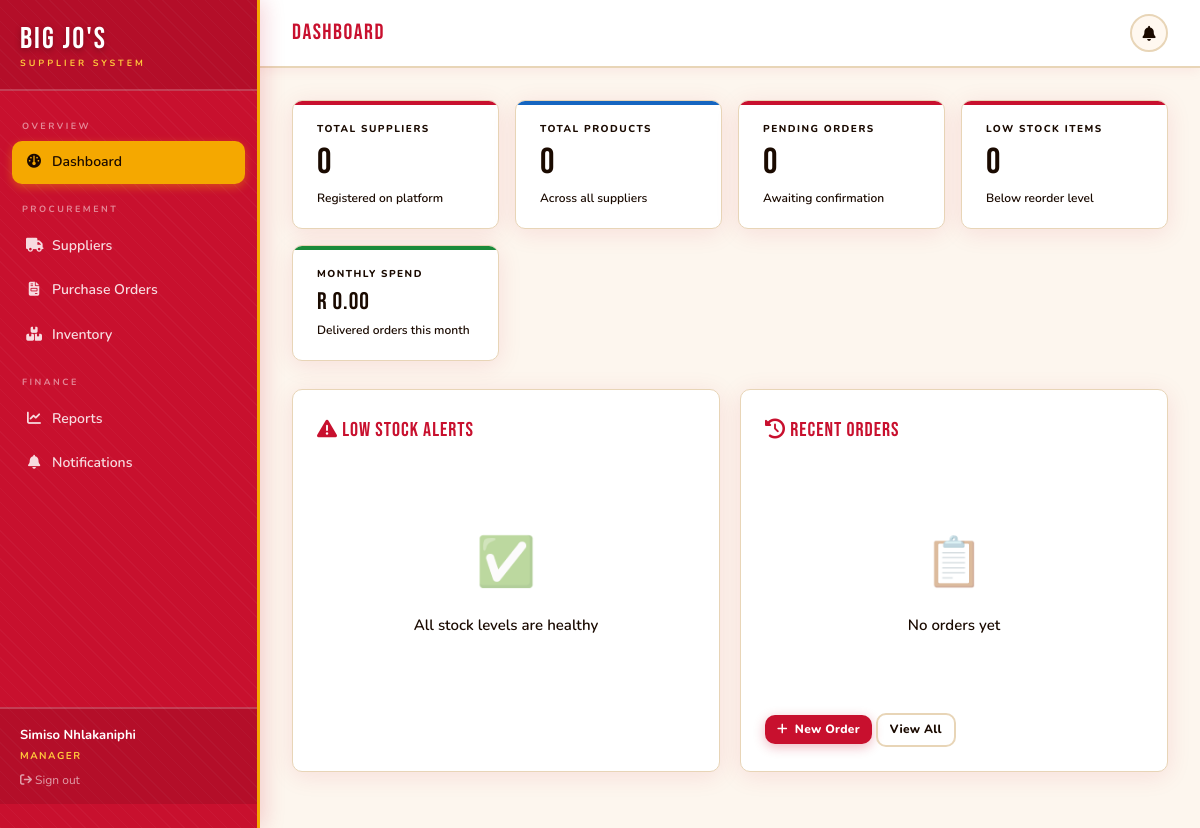
Page /manager/dashboard (signed in) on the earlier database version.
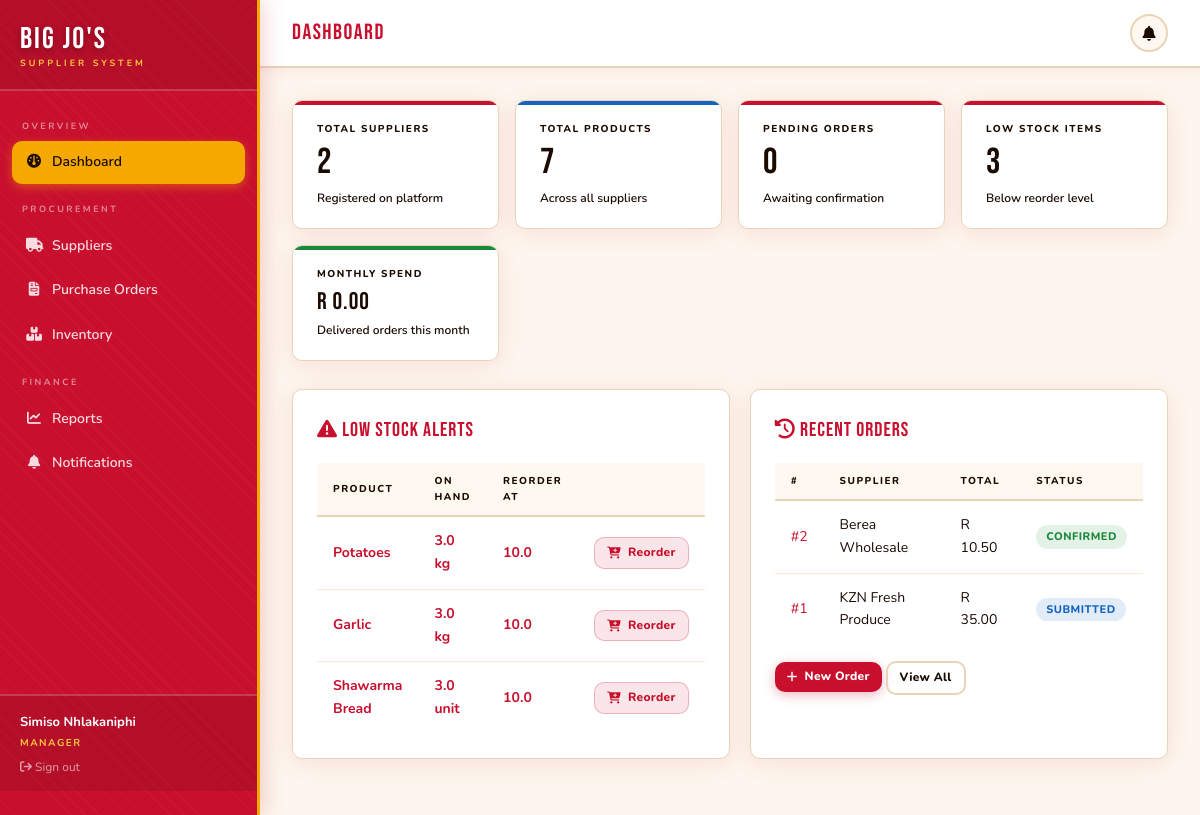
Same page on the later database version.
### app/models/__init__.py (models this page shows, shortened)
class User(UserMixin, db.Model):
    __tablename__ = 'user'
    id = db.Column(db.Integer, primary_key=True)
    name = db.Column(db.String(120), nullable=False)
    email = db.Column(db.String(120), unique=True, nullable=False)
    password_hash = db.Column(db.String(256), nullable=False)
    role = db.Column(db.String(20), nullable=False)  # manager / supplier / admin
    phone = db.Column(db.String(20))
    created_at = db.Column(db.DateTime, default=utc_now)
    supplier_profile = db.relationship('Supplier', backref='user', uselist=False)
    notifications = db.relationship('Notification', backref='user', lazy='dynamic')

class Inventory(db.Model):
    __tablename__ = 'inventory'
    id = db.Column(db.Integer, primary_key=True)
    product_id = db.Column(db.Integer, db.ForeignKey('product.id'), unique=True)
    qty_on_hand = db.Column(db.Float, default=0)
    reorder_level = db.Column(db.Float, default=5)
    last_restocked = db.Column(db.DateTime)

class Product(db.Model):
    __tablename__ = 'product'
    id = db.Column(db.Integer, primary_key=True)
    supplier_id = db.Column(db.Integer, db.ForeignKey('supplier.id'), nullable=False)
    name = db.Column(db.String(120), nullable=False)
    category = db.Column(db.String(80))
    unit_cost = db.Column(db.Float, nullable=False)
    unit_of_measure = db.Column(db.String(20), default='kg')
    shelf_life_days = db.Column(db.Integer, default=7)
    available = db.Column(db.Boolean, default=True)
    inventory = db.relationship('Inventory', backref='product', uselist=False)
    order_lines = db.relationship('OrderLine', backref='product', lazy='dynamic')

class PurchaseOrder(db.Model):
    __tablename__ = 'purchase_order'
    id = db.Column(db.Integer, primary_key=True)
    manager_id = db.Column(db.Integer, db.ForeignKey('user.id'), nullable=False)
    supplier_id = db.Column(db.Integer, db.ForeignKey('supplier.id'), nullable=False)
    order_date = db.Column(db.DateTime, default=utc_now)
    delivery_date = db.Column(db.DateTime)
    status = db.Column(db.String(30), default='Pending')
    total_amount = db.Column(db.Float, default=0)
    notes = db.Column(db.Text)
    manager = db.relationship('User', backref='orders_placed', foreign_keys=[manager_id])
    lines = db.relationship('OrderLine', backref='order', lazy='dynamic', cascade='all, delete-orphan')
    payment = db.relationship('Payment', backref='order', uselist=False)

class Supplier(db.Model):
    __tablename__ = 'supplier'
    id = db.Column(db.Integer, primary_key=True)
    user_id = db.Column(db.Integer, db.ForeignKey('user.id'), unique=True)
    company_name = db.Column(db.String(120), nullable=False)
    region = db.Column(db.String(100))
    rating = db.Column(db.Float, default=3.0)
    bank_details = db.Column(db.String(200))
    products = db.relationship('Product', backref='supplier', lazy='dynamic')
    orders = db.relationship('PurchaseOrder', backref='supplier', lazy='dynamic')

### app/manager/__init__.py (the view)
@bp.route('/dashboard')
@manager_required
def dashboard():
    total_suppliers = Supplier.query.count()
    total_products = Product.query.count()
    pending_orders = PurchaseOrder.query.filter_by(status='Pending').count()
    low_stock = Inventory.query.filter(
        Inventory.qty_on_hand <= Inventory.reorder_level).all()
    recent_orders = PurchaseOrder.query.order_by(
        PurchaseOrder.order_date.desc()).limit(5).all()
    monthly_spend = db.session.query(
        db.func.sum(PurchaseOrder.total_amount)
    ).filter(
        PurchaseOrder.status == 'Delivered',
        db.extract('month', PurchaseOrder.order_date) == utc_now().month
    ).scalar() or 0
    notifications = Notification.query.filter_by(
        user_id=current_user.id, is_read=False).order_by(
        Notification.sent_at.desc()).limit(5).all()
    return render_template('manager/dashboard.html',
                           total_suppliers=total_suppliers,
                           total_products=total_products,
                           pending_orders=pending_orders,
                           low_stock=low_stock,
                           recent_orders=recent_orders,
                           monthly_spend=monthly_spend,
                           notifications=notifications)

### app/templates/manager/dashboard.html (shortened to what this page needs)
{% extends 'shared/dashboard_layout.html' %}
{% block page_title %}Dashboard{% endblock %}
{% block content %}
<div class="stat-grid">
  <div class="stat-card">
    <div class="stat-label">Total Suppliers</div>
    <div class="stat-value">{{ total_suppliers }}</div>
    <div class="stat-sub">Registered on platform</div>
  </div>
  <div class="stat-card blue">
    <div class="stat-label">Total Products</div>
    <div class="stat-value">{{ total_products }}</div>
    <div class="stat-sub">Across all suppliers</div>
  </div>
  <div class="stat-card">
    <div class="stat-label">Pending Orders</div>
    <div class="stat-value">{{ pending_orders }}</div>
    <div class="stat-sub">Awaiting confirmation</div>
  </div>
  <div class="stat-card red">
    <div class="stat-label">Low Stock Items</div>
    <div class="stat-value">{{ low_stock|length }}</div>
    <div class="stat-sub">Below reorder level</div>
  </div>
  <div class="stat-card green">
    <div class="stat-label">Monthly Spend</div>
    <div class="stat-value" style="font-size:24px;">R {{ "%.2f"|format(monthly_spend) }}</div>
    <div class="stat-sub">Delivered orders this month</div>
  </div>
</div>
<div style="display:grid;grid-template-columns:1fr 1fr;gap:20px;margin-bottom:24px;">
  <div class="card">
    <div class="card-title"><i class="fa-solid fa-triangle-exclamation" style="color:var(--red)"></i> Low Stock Alerts</div>
    {% if low_stock %}
      <div class="table-wrap">
        <table>
          <thead><tr><th>Product</th><th>On Hand</th><th>Reorder At</th><th></th></tr></thead>
          <tbody>
            {% for item in low_stock %}
            <tr class="low-stock">
              <td>{{ item.product.name }}</td>
              <td>{{ item.qty_on_hand }} {{ item.product.unit_of_measure }}</td>
              <td>{{ item.reorder_level }}</td>
              <td>
                <a href="{{ url_for('manager.new_order') }}" class="btn btn-danger btn-sm">
                  <i class="fa-solid fa-cart-plus"></i> Reorder
                </a>
              </td>
            </tr>
            {% endfor %}
          </tbody>
        </table>
      </div>
    {% else %}
      <div class="empty-state">
        <div class="icon">✅</div>
        <p>All stock levels are healthy</p>
      </div>
    {% endif %}
  </div>
  <div class="card">
    <div class="card-title"><i class="fa-solid fa-clock-rotate-left" style="color:var(--accent)"></i> Recent Orders</div>
    {% if recent_orders %}
      <div class="table-wrap">
        <table>
          <thead><tr><th>#</th><th>Supplier</th><th>Total</th><th>Status</th></tr></thead>
          <tbody>
            {% for order in recent_orders %}
            <tr>
              <td><a href="{{ url_for('manager.order_detail', order_id=order.id) }}" style="color:var(--accent)">#{{ order.id }}</a></td>
              <td>{{ order.supplier.company_name }}</td>
              <td>R {{ "%.2f"|format(order.total_amount) }}</td>
              <td><span class="pill pill-{{ order.status|lower }}">{{ order.status }}</span></td>
            </tr>
            {% endfor %}
          </tbody>
        </table>
      </div>
    {% else %}
      <div class="empty-state">
        <div class="icon">📋</div>
        <p>No orders yet</p>
      </div>
    {% endif %}
    <div style="margin-top:16px;">
      <a href="{{ url_for('manager.new_order') }}" class="btn btn-primary btn-sm">
        <i class="fa-solid fa-plus"></i> New Order
      </a>
      <a href="{{ url_for('manager.orders') }}" class="btn btn-outline btn-sm">View All</a>
    </div>
  </div>
</div>
{% endblock %}

### app/templates/shared/dashboard_layout.html (shortened to what this page needs)
{% extends 'base.html' %}
{% block body %}
<div class="flex min-h-screen bg-cream">
  <aside id="sidebar"
         class="fixed inset-y-0 left-0 z-50 flex w-[260px] -translate-x-full flex-col overflow-y-auto
                border-r-[3px] border-gold bg-brand pb-6
                shadow-[4px_0_20px_rgba(200,16,46,.18)] transition-transform duration-200 md:translate-x-0"
         style="background-image:repeating-linear-gradient(45deg,rgba(255,255,255,.03) 0px,rgba(255,255,255,.03) 1px,transparent 1px,transparent 10px)">
    <div class="border-b-2 border-white/20 bg-black/10 px-5 pb-[18px] pt-6">
      <div class="font-display text-[30px] leading-none tracking-[2px] text-white"
           style="text-shadow:0 2px 6px rgba(0,0,0,.3)">Big Jo's</div>
      <div class="mt-0.5 text-[9px] font-bold uppercase tracking-[3px] text-gold2">Supplier System</div>
    </div>
    <nav class="flex-1 space-y-0.5 px-3 py-4">
      {% if current_user.role in ('manager','admin') %}
      <div class="px-2.5 pb-1.5 pt-3 text-[9px] font-bold uppercase tracking-[2.5px] text-white/50">Overview</div>
      <a href="{{ url_for('manager.dashboard') }}"
         class="flex items-center gap-2.5 rounded-[10px] px-3.5 py-2.5 text-[14px] font-semibold transition-all duration-[180ms]
                {% if request.endpoint == 'manager.dashboard' %}bg-gold text-ink shadow-[0_3px_10px_rgba(245,168,0,.4)]
                {% else %}text-white/85 hover:bg-white/20 hover:text-white hover:translate-x-[3px]{% endif %}">
        <span class="w-4 text-center"><i class="fa-solid fa-gauge"></i></span> Dashboard
      </a>
      <div class="px-2.5 pb-1.5 pt-4 text-[9px] font-bold uppercase tracking-[2.5px] text-white/50">Procurement</div>
      <a href="{{ url_for('manager.suppliers') }}"
         class="flex items-center gap-2.5 rounded-[10px] px-3.5 py-2.5 text-[14px] font-semibold transition-all duration-[180ms]
                {% if 'suppliers' in request.endpoint %}bg-gold text-ink shadow-[0_3px_10px_rgba(245,168,0,.4)]
                {% else %}text-white/85 hover:bg-white/20 hover:text-white hover:translate-x-[3px]{% endif %}">
        <span class="w-4 text-center"><i class="fa-solid fa-truck"></i></span> Suppliers
      </a>
      <a href="{{ url_for('manager.orders') }}"
         class="flex items-center gap-2.5 rounded-[10px] px-3.5 py-2.5 text-[14px] font-semibold transition-all duration-[180ms]
                {% if 'orders' in request.endpoint %}bg-gold text-ink shadow-[0_3px_10px_rgba(245,168,0,.4)]
                {% else %}text-white/85 hover:bg-white/20 hover:text-white hover:translate-x-[3px]{% endif %}">
        <span class="w-4 text-center"><i class="fa-solid fa-file-invoice"></i></span> Purchase Orders
      </a>
      <a href="{{ url_for('manager.inventory') }}"
         class="flex items-center gap-2.5 rounded-[10px] px-3.5 py-2.5 text-[14px] font-semibold transition-all duration-[180ms]
                {% if 'inventory' in request.endpoint %}bg-gold text-ink shadow-[0_3px_10px_rgba(245,168,0,.4)]
                {% else %}text-white/85 hover:bg-white/20 hover:text-white hover:translate-x-[3px]{% endif %}">
        <span class="w-4 text-center"><i class="fa-solid fa-boxes-stacked"></i></span> Inventory
      </a>
      <div class="px-2.5 pb-1.5 pt-4 text-[9px] font-bold uppercase tracking-[2.5px] text-white/50">Finance</div>
      <a href="{{ url_for('manager.reports') }}"
         class="flex items-center gap-2.5 rounded-[10px] px-3.5 py-2.5 text-[14px] font-semibold transition-all duration-[180ms]
                {% if 'reports' in request.endpoint %}bg-gold text-ink shadow-[0_3px_10px_rgba(245,168,0,.4)]
                {% else %}text-white/85 hover:bg-white/20 hover:text-white hover:translate-x-[3px]{% endif %}">
        <span class="w-4 text-center"><i class="fa-solid fa-chart-line"></i></span> Reports
      </a>
      <a href="{{ url_for('manager.notifications') }}"
         class="flex items-center gap-2.5 rounded-[10px] px-3.5 py-2.5 text-[14px] font-semibold transition-all duration-[180ms]
                {% if 'notifications' in request.endpoint %}bg-gold text-ink shadow-[0_3px_10px_rgba(245,168,0,.4)]
                {% else %}text-white/85 hover:bg-white/20 hover:text-white hover:translate-x-[3px]{% endif %}">
        <span class="w-4 text-center"><i class="fa-solid fa-bell"></i></span> Notifications
      </a>
      {% endif %}
    </nav>
    <div class="border-t-2 border-white/20 bg-black/10 px-5 py-4 text-[13px]">
      <div class="font-bold text-white">{{ current_user.name }}</div>
      <div class="mt-0.5 text-[10px] font-bold uppercase tracking-[1.5px] text-gold2">{{ current_user.role }}</div>
      <a href="{{ url_for('auth.logout') }}" class="mt-2 block text-xs text-white/60 transition hover:text-white">
        <i class="fa-solid fa-arrow-right-from-bracket"></i> Sign out
      </a>
    </div>
  </aside>
  <div class="flex min-h-screen w-full flex-col md:ml-[260px]">
    <header class="sticky top-0 z-40 flex items-center justify-between border-b-2 border-warm
                   bg-white px-4 py-3.5 shadow-[0_2px_12px_rgba(200,16,46,.07)] md:px-8">
      <div class="flex items-center gap-3">
        <span class="font-display text-[22px] tracking-[1.5px] text-brand">
          {% block page_title %}{% endblock %}
        </span>
      </div>
      <div class="flex items-center gap-3">
        {% set unread = current_user.notifications.filter_by(is_read=False).count() %}
        {% if current_user.role in ('manager','admin') %}
        <a href="{{ url_for('manager.notifications') }}"
           class="relative inline-flex h-[38px] w-[38px] items-center justify-center rounded-full
                  border-2 border-warm bg-cream2 text-muted transition
                  hover:border-brand hover:text-brand hover:bg-brand/5">
          <i class="fa-solid fa-bell text-[15px]"></i>
        </a>
        {% endif %}
      </div>
    </header>
    <main class="flex-1 p-8">
      {% block content %}{% endblock %}
    </main>
  </div>
</div>
{% endblock %}

### app/templates/base.html (shortened to what this page needs)
<!DOCTYPE html>
<html lang="en">
<head>
  <script src="https://cdn.tailwindcss.com"></script>
  <link rel="stylesheet" href="{{ url_for('static', filename='css/main.css') }}">
  <link rel="stylesheet" href="https://cdnjs.cloudflare.com/ajax/libs/font-awesome/6.5.0/css/all.min.css">
</head>
<body class="bg-cream text-ink font-sans text-[15px] leading-relaxed">
{% block body %}{% endblock %}
</body>
</html>

Differences in the rows shown:
added Inventory: product.name "Potatoes", qty_on_hand "3.0", product.unit_of_measure "kg", reorder_level "10.0"
added Inventory: product.name "Garlic", qty_on_hand "3.0", product.unit_of_measure "kg", reorder_level "10.0"
added Inventory: product.name "Shawarma Bread", qty_on_hand "3.0", product.unit_of_measure "unit", reorder_level "10.0"
added PurchaseOrder: id "2", supplier.company_name "Berea Wholesale", total_amount "10.50", status "CONFIRMED"
added PurchaseOrder: id "1", supplier.company_name "KZN Fresh Produce", total_amount "35.00", status "SUBMITTED"
Other differences:
{{ total_suppliers }}: "0" → "2"
{{ total_products }}: "0" → "7"
{{ low_stock|length }}: "0" → "3"
text no longer shown: "✅ All stock levels are healthy 📋 No orders yet"
text now shown: "PRODUCT ON HAND REORDER AT # SUPPLIER TOTAL STATUS"
